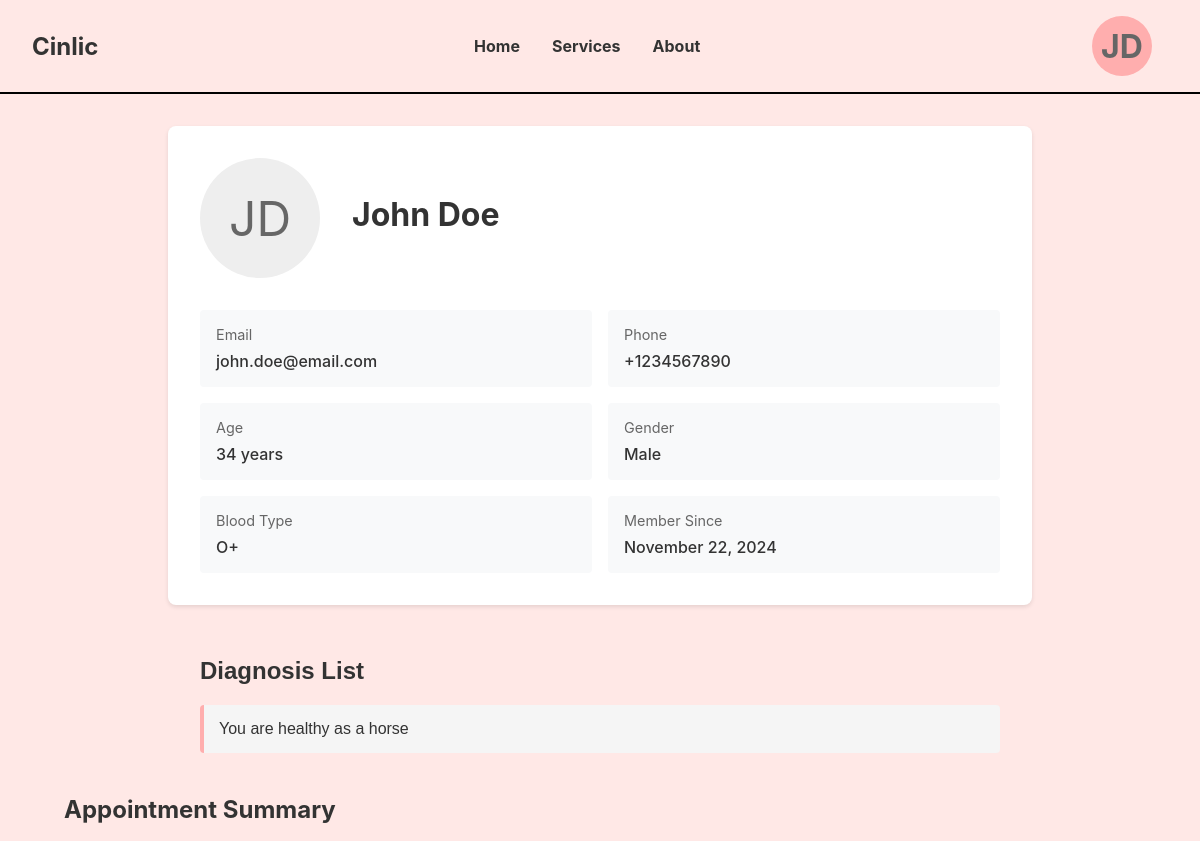
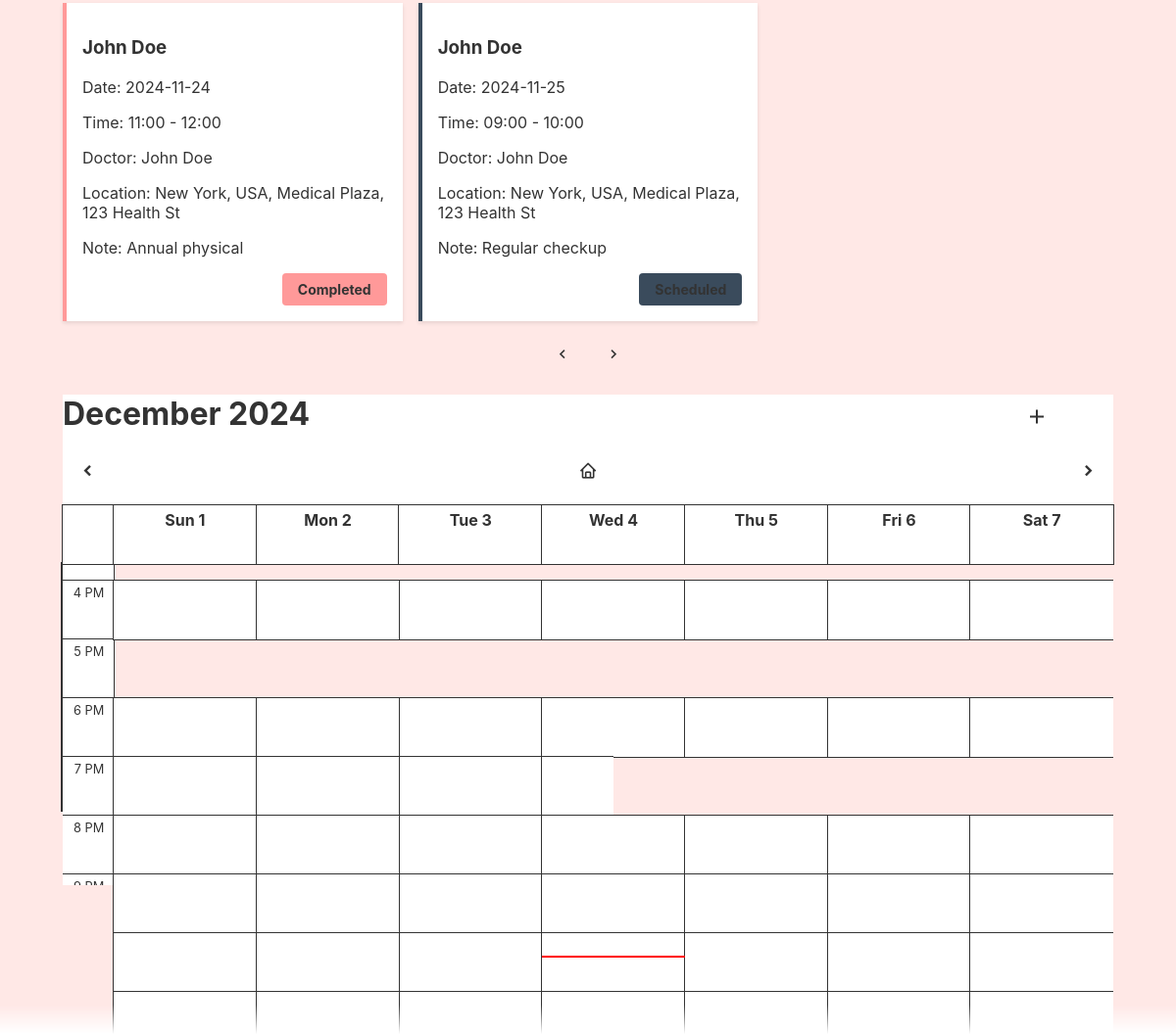
/user.php (signed in), run on the app's committed database (2 pictures, top to bottom).
### tables this page shows
CREATE TABLE IF NOT EXISTS patient ( 
    ID INT NOT NULL PRIMARY KEY AUTO_INCREMENT, 
    First_Name VARCHAR(50) NOT NULL,
    Last_Name VARCHAR(50) NOT NULL, 
    Email VARCHAR(100) NOT NULL UNIQUE, 
    pwd VARCHAR(255) NOT NULL, 
    phoneNum VARCHAR(15) NOT NULL, 
    DOB DATE NOT NULL, 
    gender VARCHAR(10) NOT NULL, 
    BloodType VARCHAR(3) NOT NULL,
    Created_AT TIMESTAMP DEFAULT CURRENT_TIMESTAMP,
    Updated_AT TIMESTAMP DEFAULT CURRENT_TIMESTAMP ON UPDATE CURRENT_TIMESTAMP, 
    Session_ID VARCHAR(128) DEFAULT NULL,
    CONSTRAINT chk_gender CHECK (gender IN ('Male', 'Female')),
    CONSTRAINT chk_bloodtype CHECK (BloodType IN ('A+', 'A-', 'B+', 'B-', 'AB+', 'AB-', 'O+', 'O-'))
);

CREATE TABLE IF NOT EXISTS appointment ( 
    AppointmentID INT PRIMARY KEY AUTO_INCREMENT,
    DoctorID INT NOT NULL, 
    PatientID INT NOT NULL, 
    Appointment_Date DATE NOT NULL, 
    LocationID INT, 
    StartTime TIME NOT NULL, 
    EndTime TIME NOT NULL, 
    Note VARCHAR(255), 
    Appointment_Status VARCHAR(20) NOT NULL,
    FOREIGN KEY (DoctorID) REFERENCES doctor(ID) ON DELETE RESTRICT ON UPDATE CASCADE,
    FOREIGN KEY (PatientID) REFERENCES patient(ID) ON DELETE RESTRICT ON UPDATE CASCADE,
    FOREIGN KEY (LocationID) REFERENCES location(ID) ON DELETE SET NULL ON UPDATE CASCADE,
    CONSTRAINT chk_appointment_status CHECK (Appointment_Status IN ('Scheduled', 'Pending', 'Completed', 'Cancelled', 'Rejected', 'Available')),
    CONSTRAINT chk_appointment_time CHECK (EndTime > StartTime)
);

### includes/user_model.inc.php (called while the page is built, shortened)
<?php
function getPatient_from_id($pdo, $patient_id)
{
    $query = "SELECT First_Name, Last_Name, Email, phoneNum, DOB, gender, BloodType, Created_AT FROM patient WHERE ID = :id";
    $stmt = $pdo->prepare($query);
    $stmt->bindParam(":id", $patient_id);
    $stmt->execute();
    $result = $stmt->fetch(PDO::FETCH_ASSOC);
    return $result;
}
function getAllAppointments($pdo, $patient_id)
{
    $query = "
  SELECT
    a.AppointmentID,
    a.Appointment_Date,
    a.StartTime,
    a.EndTime,
    a.Note,
    a.Appointment_Status as status,
    CONCAT(p.First_Name, ' ', p.Last_Name) as doctor_name,
    CONCAT(
        l.City, ', ',
        l.Country,
        CASE
            WHEN l.Building IS NOT NULL THEN CONCAT(', ', l.Building)
            ELSE ''
        END,
        CASE
            WHEN l.Street IS NOT NULL THEN CONCAT(', ', l.Street)
            ELSE ''
        END
    ) as location,
    (SELECT GROUP_CONCAT(s.Specialty_Name SEPARATOR ', ')
     FROM specialty s WHERE s.DoctorID = d.ID) as specialty
FROM appointment a
INNER JOIN doctor d ON a.DoctorID = d.ID
INNER JOIN patient p ON d.ID = p.ID
LEFT JOIN location l ON a.LocationID = l.ID
WHERE (a.patientid = :id OR a.doctorid = :id)
ORDER BY a.Appointment_Date
    ";
    try {
        $stmt = $pdo->prepare($query);
        $stmt->execute([
            ':id' => $patient_id
        ]);
        return $stmt->fetchAll(PDO::FETCH_ASSOC);
    } catch (PDOException $e) {
        error_log("Database error in getAppointments: " . $e->getMessage());
        return [];
    }
}
function get_medical_records($pdo, $patient_id)
{
    $query = "Select * from medical_record  where PatientId = :ID";
    try {
        $stmt = $pdo->prepare($query);
        $stmt->bindParam(':ID', $patient_id);
        $stmt->execute();
        return $stmt->fetchAll(PDO::FETCH_ASSOC);
    } catch (PDOException $e) {
        error_log("Database error in get_medical_records: " . $e->getMessage());
        return [];
    }
}

### includes/user_controller.inc.php (called while the page is built, shortened)
<?php
require_once 'user_model.inc.php';
function getAllAppointmentEvents($pdo, $id)
{
    try {
        $appointments = getAllAppointments($pdo, $id);
        $events = [];
        foreach ($appointments as $apt) {
            $events[] = [
                'appointmentId' => $apt['AppointmentID'],
                'appointment_date' => $apt['Appointment_Date'],
                'name' => $apt['doctor_name'],
                'doctor' => $apt['doctor_name'],
                'days' => [getDayOfWeek($apt['Appointment_Date'])],
                'startTime' => formatTime($apt['StartTime']),
                'endTime' => formatTime($apt['EndTime']),
                'from_time' => formatTime($apt['StartTime']),
                'to_time' => formatTime($apt['EndTime']),
                'location' => $apt['location'] ?? '',
                'note' => $apt['Note'] ?? '',
                'status' => $apt['status'] ?? 'Available',
            ];
        }
        return $events;
    } catch (Exception $e) {
        error_log("Error in getAppointmentEvents: " . $e->getMessage());
        throw new RuntimeException("Failed to process appointment events");
    }
}
function formatTime($time)
{
    return date('H:i', strtotime($time));
}
function getDayOfWeek($date)
{
    return date('w', strtotime($date));
}
function getrecords($pdo, $id)
{
    $records = get_medical_records($pdo, $id);
    return $records;
}

### user.php (the view, shortened to what this page needs)
<?php
require_once 'includes/schedule_view.inc.php';
try {
    $db = Database::getInstance();
    $pdo = $db->getConnection();
    $pdo->setAttribute(PDO::ATTR_ERRMODE, PDO::ERRMODE_EXCEPTION);
} catch (PDOException $e) {
    echo $e->getMessage();
}
try {
    $userId = $_SESSION['login_user_id'];
    $is_doctor = isset($_SESSION['Doctor_ID']);
    require_once 'includes/user_model.inc.php';
    $user = getPatient_from_id($pdo, $userId);
} catch (PDOException $e) {
    die("Query failed: " . $e->getMessage());
}
$dob = new DateTime($user['DOB']);
$today = new DateTime();
$age = $dob->diff($today)->y;
$createdDate = new DateTime($user['Created_AT']);
$formattedDate = $createdDate->format('F j, Y');
require_once 'includes/user_controller.inc.php';
$events = getAllAppointmentEvents($pdo, $userId);
$records = getrecords($pdo, $userId);
?>
<!DOCTYPE html>
<html lang="en">
<head>
    <link rel="stylesheet" href="css/layout.css">
    <link rel="stylesheet" href="css/user.css">
    <link rel="stylesheet" href="css/appointment_summary.css">
    <link rel="stylesheet" href="css/schedule.css">
    <link href='https://unpkg.com/boxicons@2.1.4/css/boxicons.min.css' rel='stylesheet'>
</head>
<body>
    <nav>
        <div class="logo">Cinlic</div>
        <div class="nav-links">
            <a href="index.php">Home</a>
            <a href="search.php">Services</a>
            <a href="about.php">About</a>
        </div>
        <?php if (!isset($_SESSION['login_user_id'])) : ?>
            <a href="signin_up.php"><button class="register-btn">Register</button></a>
        <?php else : ?>
            <ul id="drop" class="navdrop">
                <li>
                    <div class="profile-avatar">
                        <?php
                        $user = getPatient_from_id($pdo, $_SESSION['login_user_id']);
                        echo strtoupper(substr($user['First_Name'], 0, 1));
                        echo strtoupper(substr($user['Last_Name'], 0, 1));
                        ?>
                    </div>
                </li>
            </ul>
        <?php endif; ?>
    </nav>
    <main>
        <div class="profile-container">
            <div class="profile-header">
                <div id="profile-avatar">
                    <?php echo strtoupper(substr($user['First_Name'], 0, 1));
                    echo strtoupper(substr($user['Last_Name'], 0, 1)); ?>
                </div>
                <div class="profile-info">
                    <h1 class="profile-name">
                        <?php echo htmlspecialchars($user['First_Name'] . ' ' . $user['Last_Name']); ?>
                    </h1>
                </div>
            </div>
            <div class="profile-details">
                <div class="detail-item">
                    <div class="detail-label">Email</div>
                    <div class="detail-value"><?php echo htmlspecialchars($user['Email']); ?></div>
                </div>
                <div class="detail-item">
                    <div class="detail-label">Phone</div>
                    <div class="detail-value"><?php echo htmlspecialchars($user['phoneNum']); ?></div>
                </div>
                <div class="detail-item">
                    <div class="detail-label">Age</div>
                    <div class="detail-value"><?php echo $age; ?> years</div>
                </div>
                <div class="detail-item">
                    <div class="detail-label">Gender</div>
                    <div class="detail-value"><?php echo htmlspecialchars($user['gender']); ?></div>
                </div>
                <div class="detail-item">
                    <div class="detail-label">Blood Type</div>
                    <div class="detail-value"><?php echo htmlspecialchars($user['BloodType']); ?></div>
                </div>
                <div class="detail-item">
                    <div class="detail-label">Member Since</div>
                    <div class="detail-value"><?php echo $formattedDate; ?></div>
                </div>
            </div>
        </div>
        <?php
        if ($records) {
            echo '<div class="diagnosis-list">
            <h2>Diagnosis List</h2>';
            foreach ($records as $rec) {
                echo '<div class="diagnosis-item">
                <div class ="diagnosis-title " >Diagnosis: ' . $rec['Diagnosis'] . '</div>
                <div class ="diagnosis-title " >DiagnosisDate: ' . $rec['DiagnosisDate'] . '</div>
                <div class ="diagnosis-title " >Treatment: ' . $rec['Treatment'] . '</div>
                <div class ="diagnosis-title " >Notes: ' . $rec['Notes'] . '</div></div>';
            }
            echo '</div>';
        } else {
            echo '<div class="diagnosis-list">
            <h2>Diagnosis List</h2> <div class="diagnosis-item">You are healthy as a horse </div>';
        }
        ?>
        </div>
        <div class="appointment-summary">
            <h2>Appointment Summary</h2>
            <div class="appointment-list">
                <div class="appointment-cards ">
                    <?php
                    usort($events, function ($a, $b) {
                        $dateA = strtotime($a['appointment_date']);
                        $dateB = strtotime($b['appointment_date']);
                        return $dateA - $dateB;
                    });
                    foreach ($events as $appointment) {
                        $status = $appointment['status'];
                        $statusClass = strtolower($status);
                        echo '<div class="appointment-card ' . $statusClass . '">';
                        echo '<h3>' . htmlspecialchars($appointment['name']) . '</h3>';
                        echo '<p>Date: ' . htmlspecialchars(date('Y-m-d', strtotime($appointment['appointment_date']))) . '</p>';
                        echo '<p>Time: ' . htmlspecialchars($appointment['startTime']) . ' - ' . htmlspecialchars($appointment['endTime']) . '</p>';
                        echo '<p>Doctor: ' . htmlspecialchars($appointment['doctor']) . '</p>';
                        echo '<p>Location: ' . htmlspecialchars($appointment['location']) . '</p>';
                        echo '<p>Note: ' . htmlspecialchars($appointment['note']) . '</p>';
                        echo '<div class="appointment-status">';
                        echo '<span class="status-label">' . htmlspecialchars($status) . '</span>';
                        echo '</div>';
                        echo '</div>';
                    }
                    ?>
                </div>
                <div class="pagination">
                    <button class="prev-btn"><i class='bx bx-chevron-left'></i></button>
                    <button class="next-btn"><i class='bx bx-chevron-right'></i></button>
                </div>
            </div>
        </div>
        <div class="calendar-wrapper">
            <div class="fixed-header">
                <h1 class="current-month"></h1>
                <div class="calendar" id="calendar-header"></div>
                <?php if ($is_doctor): ?>
                    <button id="add-event-btn"><i class="bx bx-plus"></i></button>
                <?php endif; ?>
            </div>
            <div class="calendar-container">
                <div class="calendar" id="calendar-body"></div>
            </div>
        </div>
    </main>
</body>
</html>

### css/layout.css (style rules this page uses)
body { margin: 0; font-family: -apple-system, BlinkMacSystemFont, "Segoe UI", Roboto, sans-serif; background-color: #ffe8e6; }
nav { display: flex; justify-content: space-between; padding: 1rem 2rem; align-items: center; background-color: #ffe8e6; border-bottom: 2px solid rgba(0, 0, 0, 1); font-weight: 700; }
.logo { font-size: 1.5rem; font-weight: bold; color: #333; }
.nav-links { display: flex; align-items: center; gap: 2rem; justify-content: center; flex-grow: 1; }
.nav-links a { text-decoration: none; color: #333; transition: 0.3s ease; }
.profile-avatar { margin: 0 1rem; width: 60px; height: 60px; border-radius: 30px; background: #ffaeae; display: flex; align-items: center; justify-content: center; font-size: 2rem; color: #666; }
.navdrop { list-style-type: none; margin: 0; padding: 0; display: flex; justify-content: right; flex-grow: 0; }
.navdrop li { list-style-type: none; position: relative; cursor: pointer; }

### css/user.css (style rules this page uses)
.profile-container { max-width: 800px; margin: 2rem auto; padding: 2rem; background: #fff; border-radius: 8px; box-shadow: 0 2px 4px rgba(0, 0, 0, 0.1); }
.profile-header { display: flex; align-items: center; margin-bottom: 2rem; gap: 2rem; }
#profile-avatar { width: 120px; height: 120px; border-radius: 60px; background: #eee; display: flex; align-items: center; justify-content: center; font-size: 3rem; color: #666; }
.profile-info { flex: 1; }
.profile-name { font-size: 2rem; margin: 0 0 0.5rem 0; }
.profile-details { display: grid; grid-template-columns: repeat(2, 1fr); gap: 1rem; margin-top: 2rem; }
.detail-item { padding: 1rem; background: #f8f9fa; border-radius: 4px; }
.detail-label { color: #666; font-size: 0.9rem; margin-bottom: 0.5rem; }
.detail-value { font-weight: 500; }
.diagnosis-list { width: 100%; max-width: 800px; margin: auto; font-family: Arial, sans-serif; height: auto; overflow: auto; }
.diagnosis-item { padding: 15px; margin-bottom: 10px; background-color: #f5f5f5; border-left: 4px solid #ffaeae; border-radius: 4px; }
[class^="status-"] { padding: 4px 12px; border-radius: 20px; font-size: 0.875rem; font-weight: 500; display: inline-block; }

### css/appointment_summary.css (style rules this page uses)
.appointment-summary { margin-top: 2rem; background-color: transparent; padding: 0 4rem; border-radius: 4px; }
.appointment-list { display: flex; flex-direction: column; }
.appointment-cards { display: grid; grid-template-columns: repeat(3, 1fr); grid-gap: 1rem; }
.appointment-card { background-color: #fff; padding: 1rem; border-left: 4px solid #ccc; box-shadow: 0 2px 4px rgba(0, 0, 0, 0.1); }
.appointment-card.completed { border-color: #ff9999; }
.appointment-card.scheduled { border-color: #3a4b5c; }
.appointment-status { display: flex; justify-content: flex-end; margin-top: 1rem; }
.status-label { font-weight: bold; padding: 0.5rem 1rem; border-radius: 4px; }
.appointment-card.completed .status-label { background-color: #ff9999; }
.appointment-card.scheduled .status-label { background-color: #3a4b5c; }
.pagination { display: flex; justify-content: center; margin-top: 1rem; }
.pagination button { background-color: transparent; color: #333333; border: none; padding: 0.5rem 1rem; border-radius: 0.25rem; cursor: pointer; transition: color 0.3s ease; }
.pagination button i { font-size: 1.2rem; }

### css/schedule.css (style rules this page uses)
:root { --bg-color: #fff; --text-color: #333; --event-text: #fff; --grid-color: #e0e0e0; --active-day-bg: #f0f0f0; }
body { color: var(--text-color); }
.calendar-container { position: relative; height: 100%; overflow-y: auto; outline: 2px solid #333; }
.calendar { display: grid; grid-template-columns: auto repeat(7, 1fr); background-color: transparent; }
.fixed-header { position: relative; top: 0; z-index: 100; background-color: var(--bg-color); }
.calendar-container { scrollbar-width: none; -ms-overflow-style: none; }
.calendar-container::after { content: ""; position: fixed; bottom: 0; left: 0; right: 0; height: 30px; background: linear-gradient( to top, rgba(255, 255, 255, 1), rgba(255, 255, 255, 0) ); pointer-events: none; }
#add-event-btn { position: absolute; top: 10px; right: 60px; background: none; border: none; font-size: 24px; cursor: pointer; color: #333; transition: color 0.3s ease; }
.calendar-wrapper { position: relative; display: block; padding: 0 4rem; height: 60vh; }

### data on the page
patient: First_Name "J", Last_Name "D", First_Name+Last_Name "John Doe", Email "john.doe@email.com", phoneNum "+1234567890", gender "Male", BloodType "O+", Created_AT "November 22, 2024"
appointment: name "John Doe", Appointment_Date "2024-11-24", startTime "11:00", endTime "12:00", doctor "John Doe", location "New York, USA, Medical Plaza, 123 Health St", Note "Annual physical", Appointment_Status "Completed"
appointment: name "John Doe", Appointment_Date "2024-11-25", startTime "09:00", endTime "10:00", doctor "John Doe", location "New York, USA, Medical Plaza, 123 Health St", Note "Regular checkup", Appointment_Status "Scheduled"
